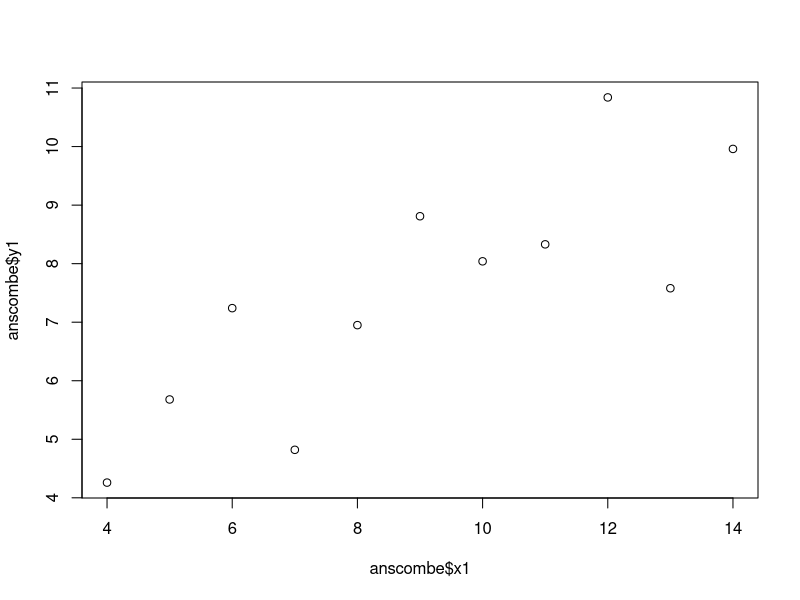
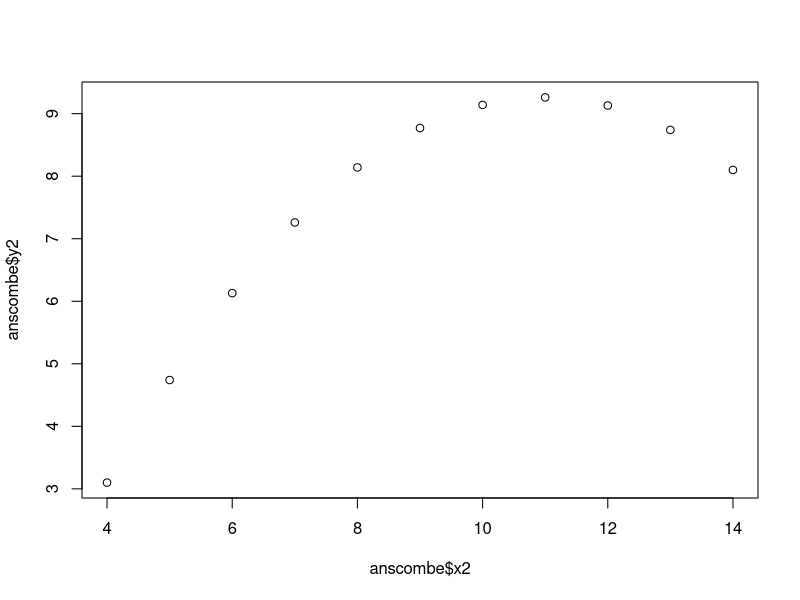
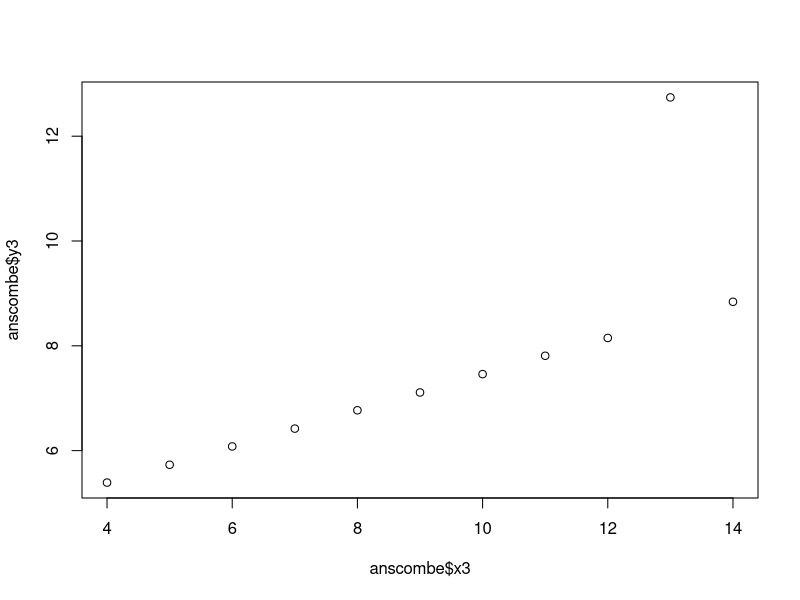
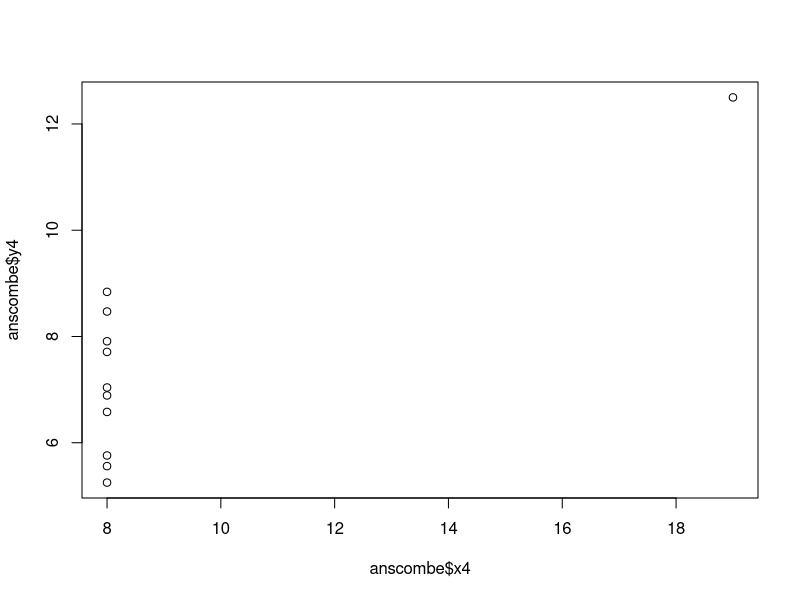
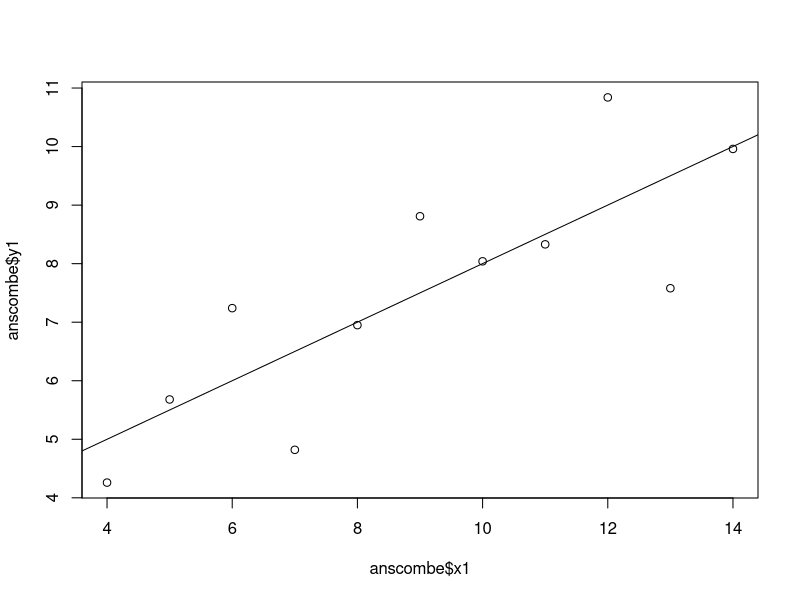

The R script that drew these images, in order: (Note: this script raises an error after producing the figures.)
# Projet AC04

library(lmtest)
data(anscombe)

knitr::kable(anscombe, caption = "Les données d'Anscombe")

ans <- read.csv("./Jeux_Donnees/anscombe.csv")

plot(anscombe$x1, anscombe$y1)
plot(anscombe$x2, anscombe$y2)
plot(anscombe$x3, anscombe$y3)
plot(anscombe$x4, anscombe$y4)

#Q15

reg1<-lm(anscombe$y1~anscombe$x1)
summary(reg1)
plot(anscombe$x1, anscombe$y1)
abline(reg1)
reg$coefficient # a=3 et b=0.5 (environ) et un R carré de 0,66

reg2<-lm(anscombe$y2~anscombe$x2)
summary(reg2)
plot(anscombe$x2, anscombe$y2)
abline(reg2)
reg2$coefficient # a=3 et b=0.5 (environ) et un R carré de 0,66

reg3<-lm(anscombe$y3~anscombe$x3)
summary(reg3)
plot(anscombe$x3, anscombe$y3)
abline(reg3)
reg3$coefficient  # a=3 et b=0.5 (environ) et un R carré de 0,66

reg4<-lm(anscombe$y4~anscombe$x4)
summary(reg4)
plot(anscombe$x4, anscombe$y4)
abline(reg4)
reg4$coefficient  # a=3 et b=0.5 (environ) et un R carré de 0,66

# Droites de régressions linéaires ont les mêmes équations et les coeffs r² sont quasiment les mêmes au millième près

# Q16
reg1

# Analyse de la normalité
residuals1 <- residuals(reg1)
qqnorm(residuals1)
qqline(residuals1)
# Histogramme des résidus corrigés
hist(residuals1, prob= TRUE, main="Histogramme des résidus", xlab="Résidus")
curve(dnorm(x, mean=mean(residuals1), sd=sd(residuals1)), add=TRUE, col="blue")
shapiro.test(residuals1)    # p-value > 0,05 donc hypothèse de normalité validée


# Analyser l'homoscédasticité
# Résidus standardisés en fonction des valeurs prédites
residuals_standardized1 <- rstandard(reg1)
plot(fitted.values(reg1), residuals_standardized1, main="Homoscédasticité", xlab="Valeurs prédites", ylab="Résidus standardisés")
abline(lm(residuals_standardized1 ~ fitted(reg1)), col="red")
bptest(reg1)
plot(reg1, which = 3)
# On voit que la dispersion est constante, que la ligne de tendance est à 0 donc la variance des residus est constante 
# Hypothèse d'homocédacité vérifiée

# Analyser la linéarité 
plot(reg1, which = 1)
plot(fitted(reg1), residuals1)
resettest(reg1)



reg2

# Analyse de la normalité
residuals2 <- residuals(reg2)
qqnorm(residuals2)
qqline(residuals2)
# Histogramme des résidus corrigés
hist(residuals2, prob= TRUE, main="Histogramme des résidus", xlab="Résidus")
curve(dnorm(x, mean=mean(residuals2), sd=sd(residuals2)), add=TRUE, col="blue")
shapiro.test(residuals2)   # p-value > 0,05 donc hypothèse de normalité validée mais moins évident 

# Analyser l'homoscédasticité
# Résidus standardisés en fonction des valeurs prédites
residuals_standardized2 <- rstandard(reg2)
plot(fitted.values(reg2), residuals_standardized2, main="Homoscédasticité", xlab="Valeurs prédites", ylab="Résidus standardisés")
abline(lm(residuals_standardized2 ~ fitted(reg2)), col="red")
bptest(reg2)
plot(reg2, which = 3)
# On voit que la dispersion est constante, que la ligne de tendance est à 0 donc la variance des residus est contante 
# Hypothèse d'homocédastité non vérifiée

# Analyser la linéarité 
plot(reg2, which = 1)
plot(fitted(reg2), residuals2)
resettest(reg2)


reg3

# Analyse de la normalité
residuals3 <- residuals(reg3)
qqnorm(residuals3)
qqline(residuals3)
# Histogramme des résidus corrigés
hist(residuals3, prob= TRUE, main="Histogramme des résidus", xlab="Résidus")
curve(dnorm(x, mean=mean(residuals3), sd=sd(residuals3)), add=TRUE, col="blue")
shapiro.test(residuals3)  # p-value < 0,05 donc hypothèse de normalité non validée 

# Analyser l'homoscédasticité
# Résidus standardisés en fonction des valeurs prédites
residuals_standardized3 <- rstandard(reg3)
plot(fitted.values(reg3), residuals_standardized3, main="Homoscédasticité", xlab="Valeurs prédites", ylab="Résidus standardisés")
abline(lm(residuals_standardized3 ~ fitted(reg3)), col="red")
bptest(reg3)
plot(reg3, which = 3)
# On voit que la dispersion est constante, que la ligne de tendance est à 0 donc la variance des residus est contante 
# Hypothèse d'homocédacité non vérifiée

# Analyser la linéarité 
plot(reg3, which = 1)
plot(fitted(reg3), residuals3)
resettest(reg3)

reg4

# Analyse de la normalité
residuals4 <- residuals(reg4)
qqnorm(residuals4)
qqline(residuals4)
# Histogramme des résidus corrigés
hist(residuals4, prob= TRUE, main="Histogramme des résidus", xlab="Résidus")
curve(dnorm(x, mean=mean(residuals4), sd=sd(residuals4)), add=TRUE, col="blue")
shapiro.test(residuals4)   # p-value > 0,05 donc hypothèse de normalité validée  

# Analyser l'homoscédasticité
# Résidus standardisés en fonction des valeurs prédites
residuals_standardized4 <- rstandard(reg4)
plot(fitted.values(reg4), sqrt(residuals_standardized4), main="Homoscédasticité", xlab="Valeurs prédites", ylab="Résidus standardisés")
abline(lm(sqrt(residuals_standardized4) ~ fitted(reg4)), col="red")
bptest(reg4)
# On voit que la dispersion est constante, que la ligne de tendance est à 0 donc la variance des residus est contante 
# Hypothèse d'homocédacité non vérifiée

# Analyser la linéarité 
plot(reg4, which = 1)
plot(fitted(reg4), residuals4)
resettest(reg4)



# ---- NORMALITÉ ----
# Normalité avec qqplot
residuals1 <- residuals(reg1)
residuals2 <- residuals(reg2)
residuals3 <- residuals(reg3)
residuals4 <- residuals(reg4)

par(mfrow = c(2,2))

qqnorm(residuals1, main = "QQ Plot Anscombe1")
qqline(residuals1)
qqnorm(residuals2, main = "QQ Plot Anscombe2")
qqline(residuals2)
qqnorm(residuals3, main = "QQ Plot Anscombe3")
qqline(residuals3)
qqnorm(residuals4, main = "QQ Plot Anscombe4")
qqline(residuals4)

# Ces diagrammes Quantile-Quantile nous permettent de comparer la distribution
# de nos données en comparaison à la distribution normale.
# Nous observons que les données des 4 dataset suivent plus ou moins la distribution
# normale. Cependant, nous remarquerons que l'une des observations dans Anscombes3
# constitue une valeur aberrante et que les observations d'Anscombe1 sont parfois un 
# peu plus éloignées de la distribution normale même si la tendance semble correcte.

# Normalité avec l'histogramme des résidus corrigés
par(mfrow = c(2,2))
hist(residuals1, prob= TRUE, main="Histogramme des résidus", xlab="Résidus Anscombe1")
curve(dnorm(x, mean=mean(residuals1), sd=sd(residuals1)), add=TRUE, col="blue")
      
hist(residuals2, prob= TRUE, main="Histogramme des résidus", xlab="Résidus Anscombe2")
curve(dnorm(x, mean=mean(residuals2), sd=sd(residuals2)), add=TRUE, col="blue")

hist(residuals3, prob= TRUE, main="Histogramme des résidus", xlab="Résidus Anscombe3")
curve(dnorm(x, mean=mean(residuals3), sd=sd(residuals3)), add=TRUE, col="blue")

hist(residuals4, prob= TRUE, main="Histogramme des résidus", xlab="Résidus Anscombe4")
curve(dnorm(x, mean=mean(residuals4), sd=sd(residuals4)), add=TRUE, col="blue")

# La méthode de visualisation par l'histogramme des résidus permet d'observer que les 
# données d'Anscombe1 et Anscombe3 sont les plus susceptibles de valider l'hypothèse de normalité.
# Cependant, nous n'avons que très peu de données dans ce dataset, ce qui peut expliquer
# que la normalité ne soit pas flagrante sur ces diagrammes.


par(mfrow = c(2,2))
shapiro.test(residuals1) # W = 0.942 et p-value = 0.546
shapiro.test(residuals2) # W = 0,876 et p-value = 0.093
shapiro.test(residuals3) # W = 0.740 et p-value = 0.002
shapiro.test(residuals4) # W = 0.961 et p-value = 0.78
# Normalité avec le test de Shapiro-Wilk
# h0 : la variable est normalement distribuée
# h1 : la variable n'est pas normalement distribuée
# Plus la statistique W se rapproche de 1, plus l'hypothèse de normalité est pertinente
# pour le jeu de données.
# Aussi, pour un seuil à 0.05, la p-value nous amène à retenir Anscombe1, Anscombe2
# et Anscombe4 normalement distribués car leur p-value est strictement supérieure au seuil.

# ---- HOMOSCÉDASTICITÉ ----
residuals_standardized1 <- rstandard(reg1)
residuals_standardized2 <- rstandard(reg2)
residuals_standardized3 <- rstandard(reg3)
residuals_standardized4 <- rstandard(reg4)

par(mfrow = c(2,2))

plot(fitted.values(reg1), residuals_standardized1, main="Anscombe1", xlab="Valeurs prédites", ylab="Résidus standardisés")
abline(h=0, col="red")
# abline(lm(residuals_standardized1 ~ fitted.values(reg1)), col="red")

plot(fitted.values(reg2), residuals_standardized2, main="Anscombe2", xlab="Valeurs prédites", ylab="Résidus standardisés")
abline(h=0, col="red")
# abline(lm(residuals_standardized2 ~ fitted.values(reg2)), col="red")

plot(fitted.values(reg3), residuals_standardized3, main="Anscombe3", xlab="Valeurs prédites", ylab="Résidus standardisés")
abline(h=0, col="red")
# abline(lm(residuals_standardized3 ~ fitted.values(reg3)), col="red")

plot(fitted.values(reg4), residuals_standardized4, main="Anscombe4", xlab="Valeurs prédites", ylab="Résidus standardisés")
abline(h=0, col="red")

# Seulement Anscombe1 valide l'hypothèse d'homoscédasticité car nous observons une dispersion
# au caractère aléatoire. Au contraire, pour Anscombe2 les résidus standardisés en fonction de
# l'abscisse des données semble suivre une relation quadratique.
# Pour Anscombe3, nous n'observons pas de caractère aléatoire et cela semble suivre
# une fonction. Pour Anscombe4, nous sommes étonnés de ne plus trouver sur ce graphique
# la valeur aberrante qui se détachait précédemment des autres. En prenant en considération
# cet valeur, Anscombe4 ne valide pas l'hypothèse d'homoscédasticité.

# ---- LINÉARITÉ ----

# ==== CONCLUSIONS ====
# Anscombe1 valide les hypothèses de normalité et d'homoscédasticité.
# Anscombe2 valide l'hypothèse de normalité (de peu).
# Anscombe3 ne valide aucune des deux hypothèses explorées.
# Anscombe4 valide l'hypothèse de normalité.



#[Hypothèse de linéarité]{style="color:blue"}

#```{r, echo=TRUE, include=TRUE}
#plot(reg1, which = 1)
#plot(fitted(reg1), residuals1)
#resettest(reg1)
#```

#[Hypothèse de linéarité]{style="color:blue"}

#```{r, echo=TRUE, include=TRUE}
#plot(reg2, which = 1)
#plot(fitted(reg2), residuals2)
#resettest(reg2)
#```

#[Hypothèse de linéarité]{style="color:blue"}

#```{r, echo=TRUE, include=TRUE}
#plot(reg3, which = 1)
#plot(fitted(reg3), residuals3)
#resettest(reg3)
#```

#[Hypothèse de linéarité]{style="color:blue"}
library(lmtest)

plot(reg4, which = 1)
plot(fitted(reg4), residuals4)
resettest(reg4)

cov.test(anscombe$x1, anscombe$y1, method = 'pearson')
cor.test(anscombe$x2, anscombe$y2, method = 'pearson')
cor.test(anscombe$x3, anscombe$y3, method = 'pearson')
cor.test(anscombe$x4, anscombe$y4, method = 'pearson')


cor.test(anscombe$x1, anscombe$y1, method = 'spearman')
